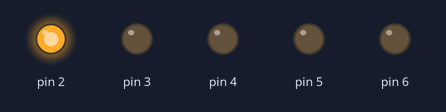
Bench run of a sketch on a simulated Arduino Uno, built with avr-gcc and run on an emulated ATmega328P. Parts: output pins drawn as LEDs (lit = HIGH).

Above: at 0.2 s.
At 1.2 s:
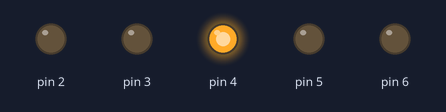
At 4.7 s:
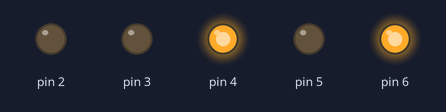
At 9.5 s:
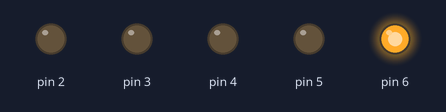
At 14.2 s:
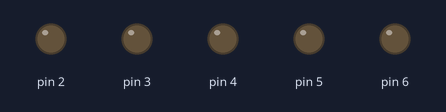
At 19.2 s:
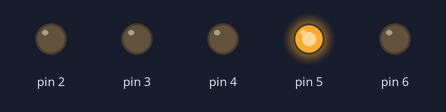
Timing chart, 0 to 20.2 s (numbered marks = the images above):
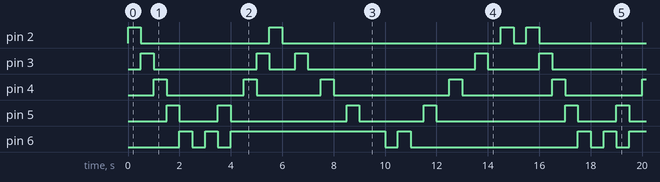

Measured:
- by itself, pin 2: repeats every 15.5 s: LOW 5.0 s, HIGH 0.50 s, LOW 8.5 s, HIGH 0.50 s, LOW 0.50 s, HIGH 0.50 s
- by itself, pin 3: repeats every 15.5 s: LOW 4.0 s, HIGH 0.50 s, LOW 1.0 s, HIGH 0.50 s, LOW 6.5 s, HIGH 0.50 s, LOW 2.0 s, HIGH 0.50 s
- by itself, pin 4: repeats every 15.5 s: LOW 3.0 s, HIGH 0.50 s, LOW 2.5 s, HIGH 0.50 s, LOW 4.5 s, HIGH 0.50 s, LOW 3.5 s, HIGH 0.50 s
- by itself, pin 5: repeats every 15.5 s: LOW 1.5 s, HIGH 0.50 s, LOW 4.5 s, HIGH 0.50 s, LOW 2.5 s, HIGH 0.50 s, LOW 5.0 s, HIGH 0.50 s
- by itself, pin 6: repeats every 15.5 s: LOW 0.50 s, HIGH 0.50 s, LOW 0.50 s, HIGH 6.0 s, LOW 0.50 s, HIGH 0.50 s, LOW 6.5 s, HIGH 0.50 s

The sketch:

blinking_led_wave.ino
```cpp
/*
Knight Rider/ Blinking Led Wave
27th of Jan., 2015
@ajafik
*/

int delayTime  = 500;

void setup(){
pinMode(2, OUTPUT);
pinMode(3, OUTPUT);
pinMode(4, OUTPUT);
pinMode(5, OUTPUT);
pinMode(6, OUTPUT);

}

void loop(){

  //======LINEAR FLOW============
  digitalWrite(2, HIGH);
delay(delayTime);
digitalWrite(2, LOW);
digitalWrite(3, HIGH);
delay(delayTime);
digitalWrite(3, LOW);
digitalWrite(4, HIGH);
delay(delayTime);
digitalWrite(4, LOW);
digitalWrite(5, HIGH);
delay(delayTime);
digitalWrite(5, LOW);
digitalWrite(6, HIGH);
delay(delayTime);
digitalWrite(6, LOW);
delay(delayTime);
digitalWrite(6, HIGH);
delay(delayTime);
digitalWrite(5, HIGH);
digitalWrite(6, LOW);
delay(delayTime);
digitalWrite(6, HIGH);
digitalWrite(5, LOW);
delay(delayTime);
digitalWrite(4, HIGH);
digitalWrite(5, LOW);
delay(delayTime);
digitalWrite(3, HIGH);
digitalWrite(4, LOW);
delay(delayTime);
digitalWrite(3, LOW);


//=======WITH FOR LOOP=======
for(int i=2; i<7; i++)
{
digitalWrite(i,HIGH);
delay(delayTime);
digitalWrite(i,LOW);
delay(delayTime);
}//Forward
for(int i=6; i>=2; i--)
{
digitalWrite(i,HIGH);
delay(delayTime);
digitalWrite(i,LOW);
delay(delayTime);
}//Backward


}
```
